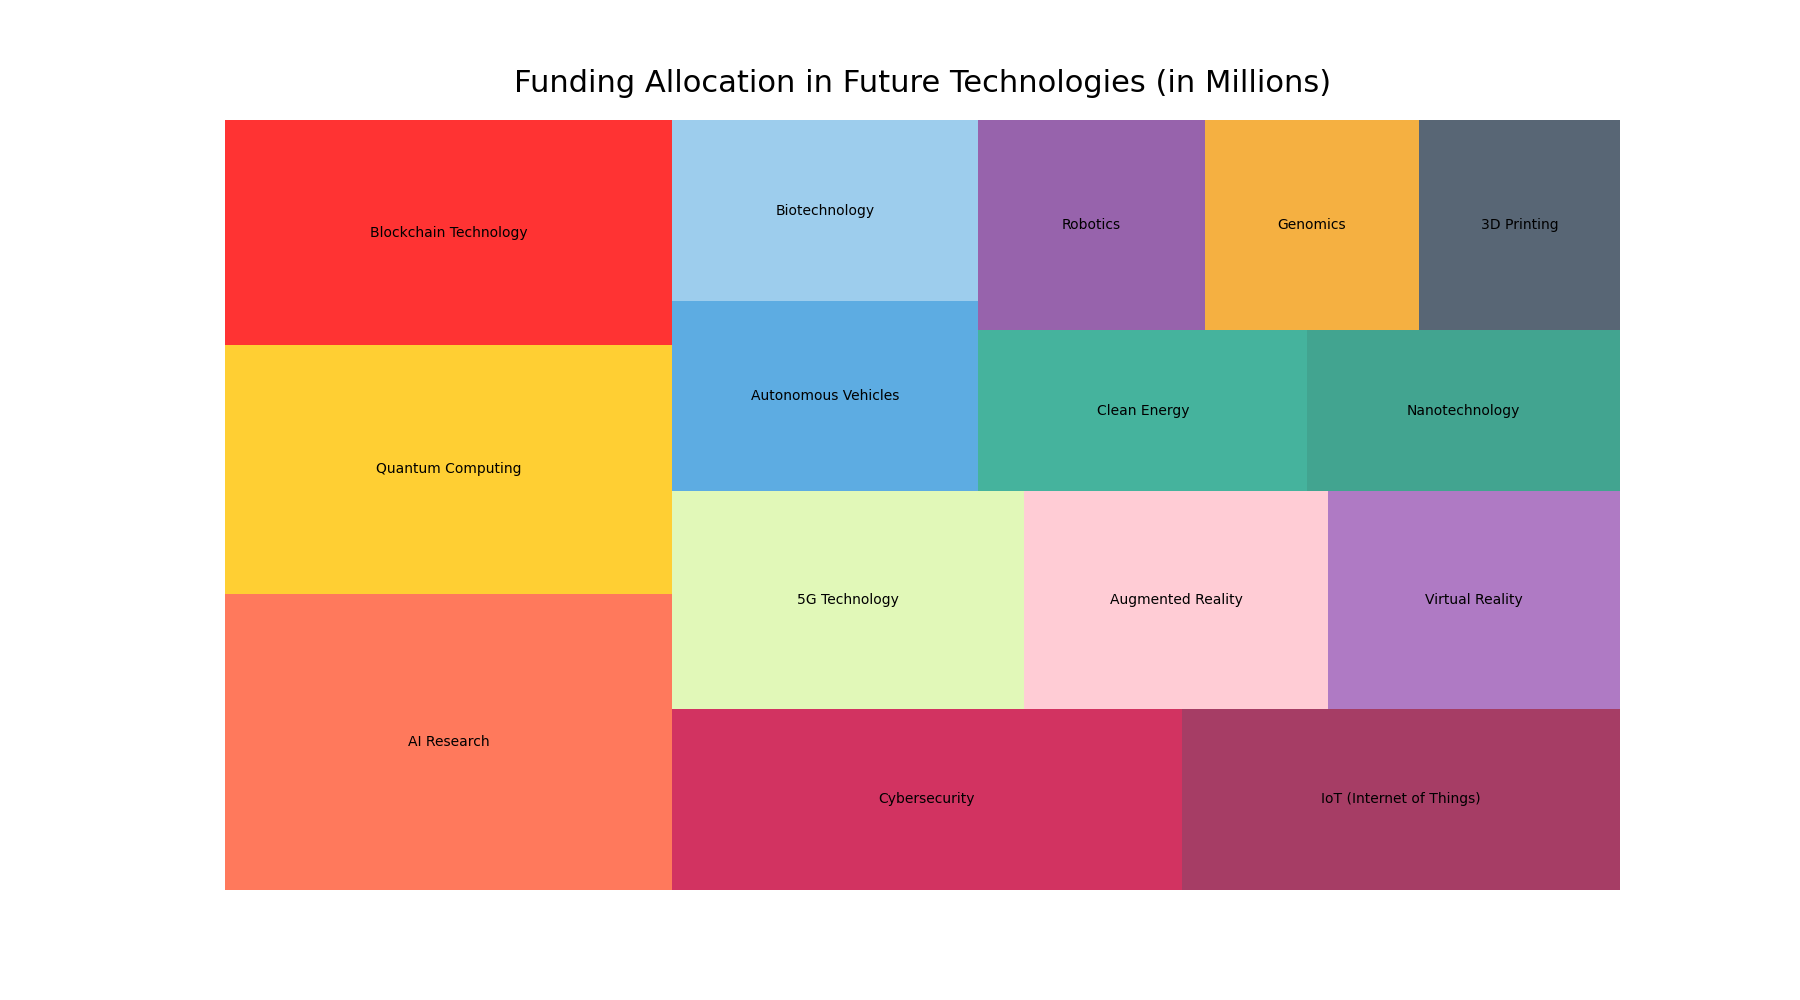

Write Python code to recreate this figure.

import matplotlib.pyplot as plt
import seaborn as sns
import pandas as pd
import squarify

# Define the data
data = {
    'Field': [
        'AI Research', 'Quantum Computing', 'Blockchain Technology', 
        'Cybersecurity', 'IoT (Internet of Things)', '5G Technology', 
        'Augmented Reality', 'Virtual Reality', 'Autonomous Vehicles', 
        'Biotechnology', 'Clean Energy', 'Nanotechnology', 
        'Robotics', 'Genomics', '3D Printing'
    ],
    'Funding (Millions)': [
        5000, 4200, 3800, 3500, 3000, 2900, 2500, 2400, 
        2200, 2100, 2000, 1900, 1800, 1700, 1600
    ]
}

# Create a DataFrame
df = pd.DataFrame(data)

# Create a color palette
colors = [
    '#FF5733', '#FFC300', '#FF0000', '#C70039', '#900C3F', 
    '#DAF7A6', '#FFC0CB', '#9B59B6', '#3498DB', '#85C1E9', 
    '#16A085', '#138D75', '#7D3C98', '#F39C12', '#2E4053'
]

# Define size of the figure
plt.figure(figsize=(18, 10))

# Plot the treemap with the specified colors and data
squarify.plot(sizes=df['Funding (Millions)'], label=df['Field'], color=colors, alpha=0.8)

plt.title('Funding Allocation in Future Technologies (in Millions)', fontsize=22, pad=20)
plt.axis('off')
plt.show()
